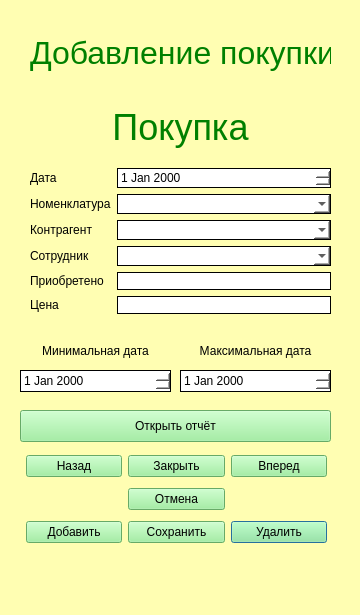
<?xml version="1.0" encoding="UTF-8"?>
<ui version="4.0">
 <class>PurchaseForm</class>
 <widget class="QDialog" name="PurchaseForm">
  <property name="geometry">
   <rect>
    <x>0</x>
    <y>0</y>
    <width>360</width>
    <height>615</height>
   </rect>
  </property>
  <property name="windowTitle">
   <string>Dialog</string>
  </property>
  <property name="styleSheet">
   <string notr="true">background-color:rgb(255, 254, 178);
</string>
  </property>
  <widget class="QWidget" name="layoutWidget_2">
   <property name="geometry">
    <rect>
     <x>26</x>
     <y>450</y>
     <width>301</width>
     <height>100</height>
    </rect>
   </property>
   <layout class="QGridLayout" name="gridLayout_2">
    <item row="2" column="2">
     <widget class="QPushButton" name="delete_2">
      <property name="styleSheet">
       <string notr="true">color: black;
background-color: lightgreen</string>
      </property>
      <property name="text">
       <string>Удалить</string>
      </property>
     </widget>
    </item>
    <item row="2" column="1">
     <widget class="QPushButton" name="save">
      <property name="styleSheet">
       <string notr="true">color: black;
background-color: lightgreen</string>
      </property>
      <property name="text">
       <string>Сохранить</string>
      </property>
     </widget>
    </item>
    <item row="2" column="0">
     <widget class="QPushButton" name="add">
      <property name="styleSheet">
       <string notr="true">color: black;
background-color: lightgreen</string>
      </property>
      <property name="text">
       <string>Добавить</string>
      </property>
     </widget>
    </item>
    <item row="0" column="0">
     <widget class="QPushButton" name="previous">
      <property name="styleSheet">
       <string notr="true">color: black;
background-color: lightgreen</string>
      </property>
      <property name="text">
       <string>Назад</string>
      </property>
     </widget>
    </item>
    <item row="0" column="1">
     <widget class="QPushButton" name="logout">
      <property name="styleSheet">
       <string notr="true">color: black;
background-color: lightgreen</string>
      </property>
      <property name="text">
       <string>Закрыть</string>
      </property>
     </widget>
    </item>
    <item row="0" column="2">
     <widget class="QPushButton" name="next">
      <property name="styleSheet">
       <string notr="true">color: black;
background-color: lightgreen</string>
      </property>
      <property name="text">
       <string>Вперед</string>
      </property>
     </widget>
    </item>
    <item row="1" column="1">
     <widget class="QPushButton" name="cancel">
      <property name="styleSheet">
       <string notr="true">color: black;
background-color: lightgreen</string>
      </property>
      <property name="text">
       <string>Отмена</string>
      </property>
     </widget>
    </item>
   </layout>
  </widget>
  <widget class="QWidget" name="layoutWidget">
   <property name="geometry">
    <rect>
     <x>30</x>
     <y>20</y>
     <width>301</width>
     <height>294</height>
    </rect>
   </property>
   <layout class="QGridLayout" name="gridLayout">
    <item row="4" column="0">
     <widget class="QLabel" name="lbCounterparty">
      <property name="text">
       <string>&lt;html&gt;&lt;head/&gt;&lt;body&gt;&lt;p&gt;Контрагент&lt;/p&gt;&lt;/body&gt;&lt;/html&gt;</string>
      </property>
     </widget>
    </item>
    <item row="3" column="0">
     <widget class="QLabel" name="lbNomenclature">
      <property name="text">
       <string>&lt;html&gt;&lt;head/&gt;&lt;body&gt;&lt;p&gt;Номенклатура&lt;/p&gt;&lt;/body&gt;&lt;/html&gt;</string>
      </property>
     </widget>
    </item>
    <item row="8" column="1">
     <widget class="QLineEdit" name="leUnitPrice">
      <property name="styleSheet">
       <string notr="true">border: 1px solid black; background-color:white;
</string>
      </property>
     </widget>
    </item>
    <item row="7" column="0">
     <widget class="QLabel" name="lbUsed">
      <property name="text">
       <string>&lt;html&gt;&lt;head/&gt;&lt;body&gt;&lt;p&gt;Приобретено&lt;/p&gt;&lt;/body&gt;&lt;/html&gt;</string>
      </property>
     </widget>
    </item>
    <item row="6" column="0">
     <widget class="QLabel" name="lbEmployee">
      <property name="text">
       <string>&lt;html&gt;&lt;head/&gt;&lt;body&gt;&lt;p&gt;Сотрудник&lt;/p&gt;&lt;/body&gt;&lt;/html&gt;</string>
      </property>
     </widget>
    </item>
    <item row="3" column="1">
     <widget class="QComboBox" name="comboBoxNomenclature">
      <property name="styleSheet">
       <string notr="true">background-color:white; border: 1px solid black; border-radius: 0px; padding: 1px;</string>
      </property>
     </widget>
    </item>
    <item row="2" column="0">
     <widget class="QLabel" name="lbDate">
      <property name="text">
       <string>&lt;html&gt;&lt;head/&gt;&lt;body&gt;&lt;p&gt;Дата&lt;/p&gt;&lt;/body&gt;&lt;/html&gt;</string>
      </property>
     </widget>
    </item>
    <item row="7" column="1">
     <widget class="QLineEdit" name="leQuantity">
      <property name="styleSheet">
       <string notr="true">border: 1px solid black; background-color:white;
</string>
      </property>
     </widget>
    </item>
    <item row="4" column="1">
     <widget class="QComboBox" name="comboBoxCounterparty">
      <property name="styleSheet">
       <string notr="true">background-color:white; border: 1px solid black; border-radius: 0px; padding: 1px;</string>
      </property>
     </widget>
    </item>
    <item row="1" column="0" colspan="2">
     <widget class="QLabel" name="label_3">
      <property name="styleSheet">
       <string notr="true">color:green;
font-size: 36px</string>
      </property>
      <property name="text">
       <string>&lt;html&gt;&lt;head/&gt;&lt;body&gt;&lt;p align=&quot;center&quot;&gt;Покупка&lt;/p&gt;&lt;/body&gt;&lt;/html&gt;</string>
      </property>
     </widget>
    </item>
    <item row="0" column="0" colspan="2">
     <widget class="QLabel" name="label_4">
      <property name="styleSheet">
       <string notr="true">color:green;
font-size: 36px</string>
      </property>
      <property name="text">
       <string>&lt;html&gt;&lt;head/&gt;&lt;body&gt;&lt;p align=&quot;center&quot;&gt;&lt;span style=&quot; font-size:24pt;&quot;&gt;Добавление покупки&lt;/span&gt;&lt;/p&gt;&lt;/body&gt;&lt;/html&gt;</string>
      </property>
     </widget>
    </item>
    <item row="6" column="1">
     <widget class="QComboBox" name="comboBoxEmployee">
      <property name="styleSheet">
       <string notr="true">background-color:white; border: 1px solid black; border-radius: 0px; padding: 1px;</string>
      </property>
     </widget>
    </item>
    <item row="8" column="0">
     <widget class="QLabel" name="lbPrice">
      <property name="text">
       <string>&lt;html&gt;&lt;head/&gt;&lt;body&gt;&lt;p&gt;Цена&lt;/p&gt;&lt;/body&gt;&lt;/html&gt;</string>
      </property>
     </widget>
    </item>
    <item row="2" column="1">
     <widget class="QDateEdit" name="dateEdit">
      <property name="styleSheet">
       <string notr="true">background-color:white; border: 1px solid black; border-radius: 0px; padding: 1px;</string>
      </property>
     </widget>
    </item>
   </layout>
  </widget>
  <widget class="QLabel" name="lbMaxDate">
   <property name="geometry">
    <rect>
     <x>180</x>
     <y>340</y>
     <width>151</width>
     <height>22</height>
    </rect>
   </property>
   <property name="text">
    <string>&lt;html&gt;&lt;head/&gt;&lt;body&gt;&lt;p align=&quot;center&quot;&gt;Максимальная дата&lt;/p&gt;&lt;/body&gt;&lt;/html&gt;</string>
   </property>
  </widget>
  <widget class="QLabel" name="lbMinDate">
   <property name="geometry">
    <rect>
     <x>20</x>
     <y>340</y>
     <width>151</width>
     <height>22</height>
    </rect>
   </property>
   <property name="text">
    <string>&lt;html&gt;&lt;head/&gt;&lt;body&gt;&lt;p align=&quot;center&quot;&gt;Минимальная дата&lt;/p&gt;&lt;/body&gt;&lt;/html&gt;</string>
   </property>
  </widget>
  <widget class="QDateEdit" name="dateEditMin">
   <property name="geometry">
    <rect>
     <x>20</x>
     <y>370</y>
     <width>151</width>
     <height>22</height>
    </rect>
   </property>
   <property name="styleSheet">
    <string notr="true">background-color:white; border: 1px solid black; border-radius: 0px; padding: 1px;</string>
   </property>
  </widget>
  <widget class="QDateEdit" name="dateEditMax">
   <property name="geometry">
    <rect>
     <x>180</x>
     <y>370</y>
     <width>151</width>
     <height>22</height>
    </rect>
   </property>
   <property name="styleSheet">
    <string notr="true">background-color:white; border: 1px solid black; border-radius: 0px; padding: 1px;</string>
   </property>
  </widget>
  <widget class="QPushButton" name="purchaseReportButton">
   <property name="geometry">
    <rect>
     <x>20</x>
     <y>410</y>
     <width>311</width>
     <height>32</height>
    </rect>
   </property>
   <property name="styleSheet">
    <string notr="true">color: black;
background-color: lightgreen</string>
   </property>
   <property name="text">
    <string>Открыть отчёт</string>
   </property>
  </widget>
 </widget>
 <resources/>
 <connections/>
</ui>
